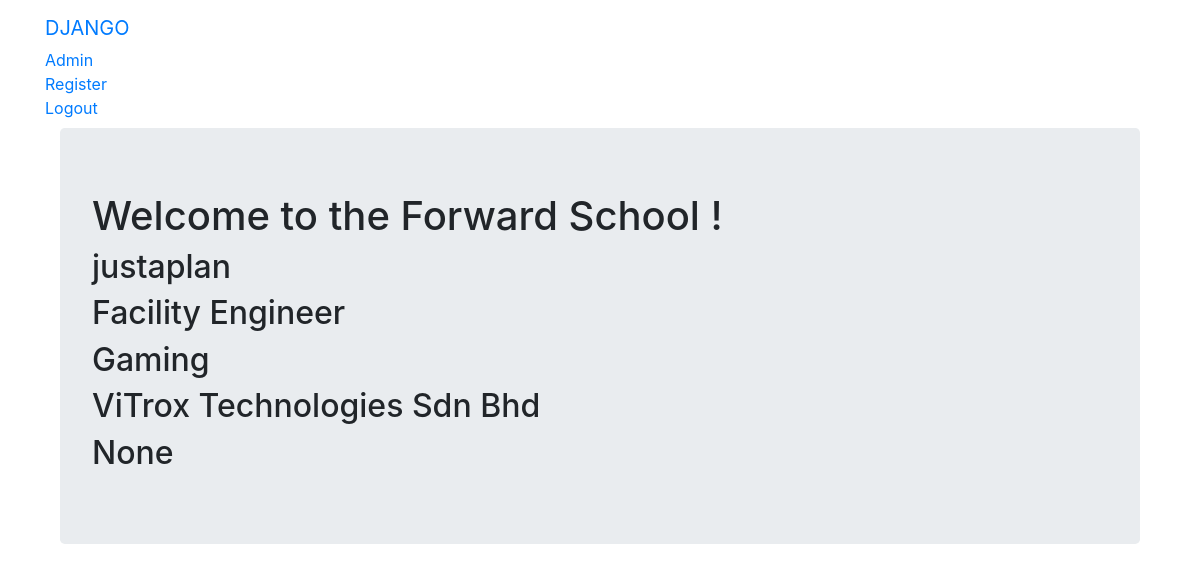
The page /hello_world/dashboard/ (signed in) on the database its author committed.
### hello_world/models.py (models this page shows, shortened)
class UserProfileInfo(models.Model):
    user = models.OneToOneField(User, on_delete=models.CASCADE)
    occupation = models.TextField(blank=True)
    company=models.TextField(blank=True)
    hobby=models.TextField(blank=True)

### hello_world/views.py (the view)
def dashboard(request):
    all_users = UserProfileInfo.objects.select_related('user')
    return render(request,'hello_world/dashboard.html',{'all_users':all_users})

### templates/hello_world/dashboard.html
{% extends "hello_world/base.html" %}
{% block body_block %}
<div class="container">
  <div class="jumbotron">
    <h1>Welcome to the Forward School !</h1>
    {% if all_users %}
        {% for row in all_users %}
            <h2>{{row.user.username}}</h2>
            <h2>{{row.occupation}}</h2>
            <h2>{{row.hobby}}</h2>
            <h2>{{row.company}}</h2>
            <h2>{{row.user.last_login}}</h2>
        {% endfor %}
    {% else %}
        <h2>Register or Login if you'd like to</h2>
    {% endif %}
  </div>
</div>
{% endblock %}

### rows shown on the page
UserProfileInfo: user.username "justaplan", occupation "Facility Engineer", hobby "Gaming", company "ViTrox Technologies Sdn Bhd", user.last_login "None"
